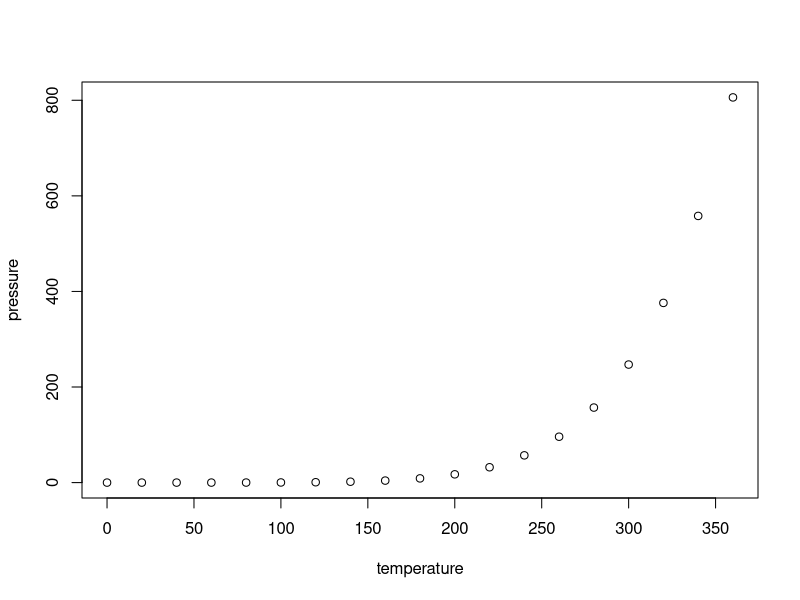
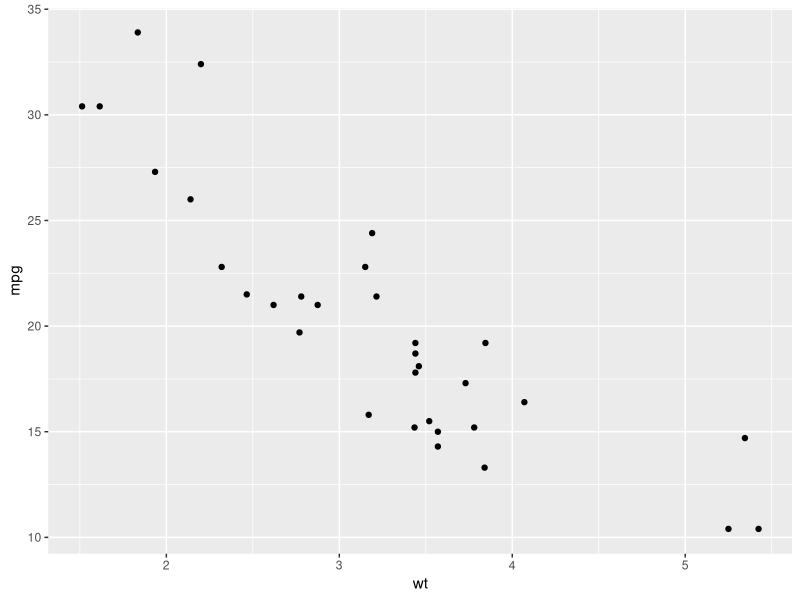
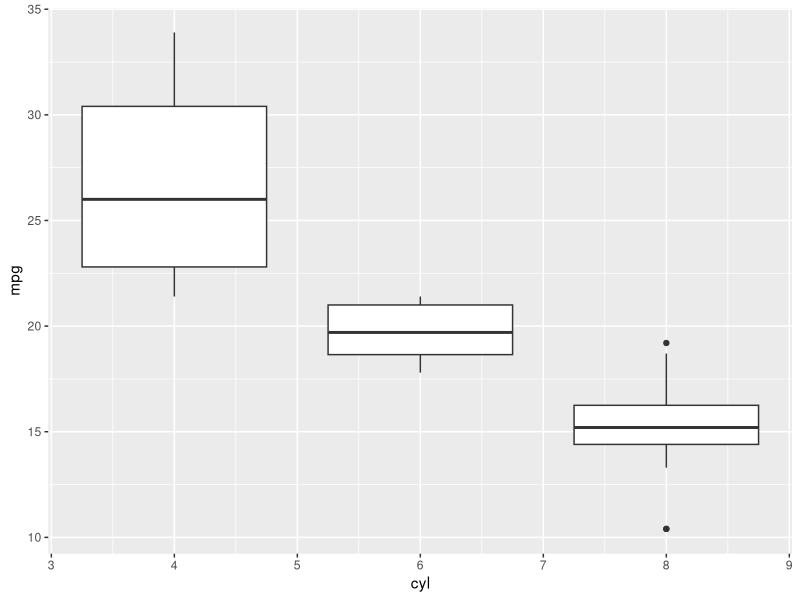
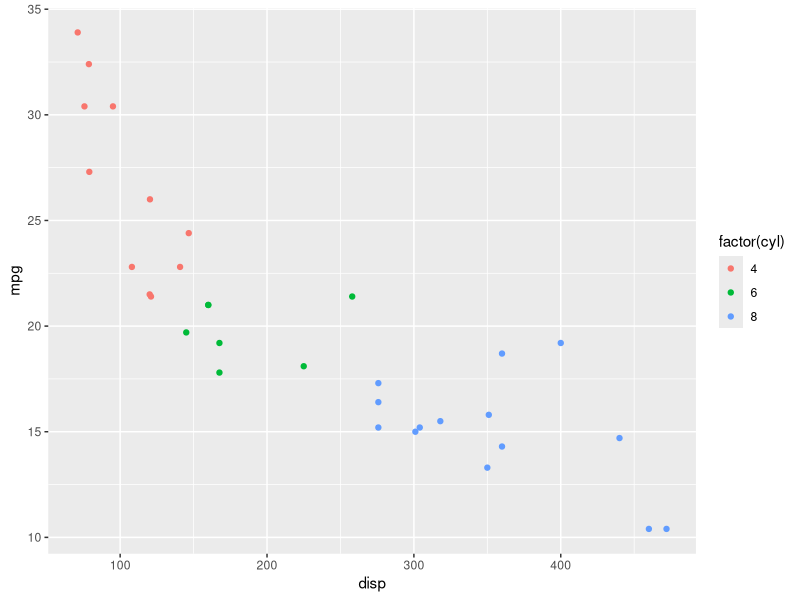

Generate these figures, in order, with R:
## ---- chunk 1
knitr::opts_chunk$set(echo = TRUE, fig.width = 3, fig.height= 2.5, fig.align = "center")
## ---- chunk 2
library(ggplot2)
library(knitr)

## ---- chunk 3
plot(pressure)
## ---- chunk 4
ggplot(mtcars, aes(wt, mpg))+ geom_point()
## ---- chunk 5
ggplot(mtcars, aes(cyl, mpg))+ geom_boxplot(aes(group=cyl))
## ---- chunk 6
ggplot(mtcars, aes(disp, mpg))+ geom_point(aes(color=factor(cyl)))

## ---- chunk 7
kable(head(mtcars[, 1:5]), 
      caption = "<a name=tab:mtcars>Table 1: This is the 'mtcars' `kable` table</a>")
      
## ---- chunk 8
kable(summary(cars), 
      caption = "<a name=tab:mtcars>Table 2: This is the 'cars' `kable` table</a>",
      booktabs = TRUE)
